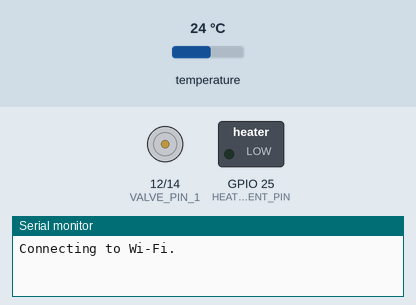
Bench run of a sketch on a simulated ESP8266 (NodeMCU). Parts: motor-driver pin pairs drawn as motors (green arrow = first pin HIGH = forward, orange = second pin HIGH = backward, longer = more drive), switched loads named in the sketch (green lamp = pin HIGH), the last lines printed to the serial monitor. The test bench sets the inputs (shaded band); at power-on: temperature 24 °C. WiFi joins after 1.5 s; servers stay silent unless stated; the Firebase database answers and starts empty.

Above: at 0.1 s.
At 2.4 s:
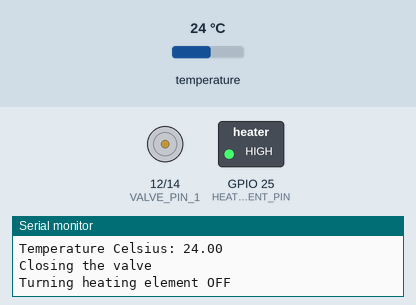
Timing chart, 0 to 3.9 s (numbered marks = the images above):
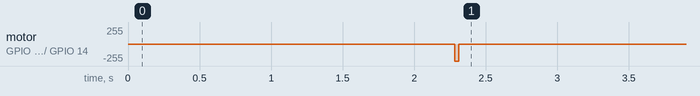

The sketch:

Database_Temp_ValveState_HeatElemState.ino
```cpp
// Facilitate Wifi connection
#include <Arduino.h>
#if defined(ESP32)
  #include <WiFi.h>
#elif defined(ESP8266)
  #include <ESP8266WiFi.h>
#endif

// Facilitate Firebase connection
#include <Firebase_ESP_Client.h>

// Facilitate token generation process info
#include "addons/TokenHelper.h"
// Facilitate RTDB payload printing info and other helper functions
#include "addons/RTDBHelper.h"

// Facilitate temperature measurements
#include <OneWire.h>
#include <DallasTemperature.h>

// Network credentials
#define WIFI_SSID "TMNL-AEF681"
#define WIFI_PASSWORD "YJQPMV7P3CM7MRXG"

// Firebase API Key
#define API_KEY "AIzaSyCpS6UvXWv6vPGAOWM52QCTT9EHnI8pMMo"

// RTDB URL
#define DATABASE_URL "https://engineer-design-default-rtdb.europe-west1.firebasedatabase.app/"

// Data wire of temperature sensor is connected to GPIO 4
#define ONE_WIRE_BUS 4

// Control pins of the H-bridge to the valve
#define VALVE_PIN_1 12
#define VALVE_PIN_2 14

// Control pin of the relais for the heating element
#define HEATING_ELEMENT_PIN 25

// Firebase Data object
FirebaseData fbdo;

// Required to sign up to the database
FirebaseAuth auth;
FirebaseConfig config;

// Setup a oneWire instance to communicate with any OneWire devices
OneWire oneWire(ONE_WIRE_BUS);

// Pass oneWire reference to Dallas Temperature sensor
DallasTemperature sensors(&oneWire);

// Timestamp of previous data interfacing moment
unsigned long sendDataPrevMillis = 0;

// Sign up status
bool signupOK = false;

// User
String user = "user1";

// Data variables
float temperatureC = -128.00;

// State variables
boolean dbValveState = false;
boolean phyValveState = false;

boolean dbHeatingElementState = false;
boolean phyHeatingElementState = false;


float readDSTemperatureC() {
  // Issue a global temperature request to all devices on the bus
  sensors.requestTemperatures();
  float tempC = sensors.getTempCByIndex(0);

  if(tempC == -127.00) {
    Serial.println("Failed to read from DS18B20 sensor");
  } else {
    Serial.print("Temperature Celsius: ");
    Serial.println(tempC);
  }
  return tempC;
}

int switchValveON() {
  Serial.println("Opening the valve");

  digitalWrite(VALVE_PIN_1, HIGH);
  digitalWrite(VALVE_PIN_2, LOW);

  // Predefined pulse width from datasheet
  delay(30);

  digitalWrite(VALVE_PIN_1, LOW);
  digitalWrite(VALVE_PIN_2, LOW);

  return 1;
}

int switchValveOFF() {
  Serial.println("Closing the valve");

  digitalWrite(VALVE_PIN_1, LOW);
  digitalWrite(VALVE_PIN_2, HIGH);

  // Predefined pulse width from datasheet
  delay(30);

  digitalWrite(VALVE_PIN_1, LOW);
  digitalWrite(VALVE_PIN_2, LOW);

  return 1;
}

int switchHeatingElementON() {
  Serial.println("Turning heating element ON");

  digitalWrite(HEATING_ELEMENT_PIN, HIGH);

  return 1;
}

int switchHeatingElementOFF() {
  Serial.println("Turning heating element OFF");

  digitalWrite(HEATING_ELEMENT_PIN, HIGH);

  return 1;
}

void setup() {
  // Start the serial and WiFi connection
  Serial.begin(115200);
  WiFi.begin(WIFI_SSID, WIFI_PASSWORD);
  Serial.print("Connecting to Wi-Fi");
  while (WiFi.status() != WL_CONNECTED) {
    Serial.print(".");
    delay(300);
  }
  Serial.println();
  Serial.print("Connected with IP: ");
  Serial.println(WiFi.localIP());
  Serial.println();

  // Assign the api key
  config.api_key = API_KEY;

  // Assign the RTDB URL
  config.database_url = DATABASE_URL;

  // Sign up as an anonymous user
  // user1@gmail.com password1
  if (Firebase.signUp(&config, &auth, "", "")){
    Serial.println("Signed up succesfully");
    signupOK = true;
  }
  else {
    Serial.printf("%s\n", config.signer.signupError.message.c_str());
  }

  // Assign the callback function for the long running token generation task, see addons/TokenHelper.h
  config.token_status_callback = tokenStatusCallback;

  Firebase.begin(&config, &auth);
  Firebase.reconnectWiFi(true);

  // Start up the DS18B20 (i.e. temperature sensor) library
  sensors.begin();
  temperatureC = readDSTemperatureC();

  // Configure the valve H-bridge pins
  pinMode(VALVE_PIN_1, OUTPUT);
  pinMode(VALVE_PIN_2, OUTPUT);

  // Configure the heating element relais pin
  pinMode(HEATING_ELEMENT_PIN, OUTPUT);

  // Switch initialized pins to LOW to keep them from being floating
  digitalWrite(VALVE_PIN_1, LOW);
  digitalWrite(VALVE_PIN_2, LOW);
  digitalWrite(HEATING_ELEMENT_PIN, LOW);

  // Make sure to initiliaze the system in the OFF state (valve close, heating element off)
  switchValveOFF();
  switchHeatingElementOFF();

}

void loop() {

  // Slow down microcontroller
  if (millis() - sendDataPrevMillis > 5000 || sendDataPrevMillis == 0) {

    // Update timestamp of previous data interfacing moment
    sendDataPrevMillis = millis();

    // Perform measurements
    temperatureC = readDSTemperatureC();

    // Check whether the the database is available and the device succesfully signed up
    if (Firebase.ready() && signupOK) {

      // Update database
      Serial.println("Attempting to upload");

      // Write the temperature measurement (float) on the database path user/temperatureC
      if (Firebase.RTDB.setFloat(&fbdo, user + "/temperatureC", temperatureC)){
        Serial.println("PASSED");
        Serial.println("PATH: " + fbdo.dataPath());
        Serial.println("TYPE: " + fbdo.dataType());
      }
      else {
        Serial.println("FAILED");
        Serial.println("REASON: " + fbdo.errorReason());
      }

      // Update local variables from database
      Serial.println("Attempting to download");

      // Read the valve state (boolean) on the database path user/valveState
      if (Firebase.RTDB.getBool(&fbdo, user + "/valveState")){
        if (fbdo.dataType() == "bool") {
          dbValveState = fbdo.boolData();
          Serial.print("dbValveState: ");
          Serial.println(dbValveState);
          Serial.println("PASSED");
          Serial.println("PATH: " + fbdo.dataPath());
          Serial.println("TYPE: " + fbdo.dataType());
        }
      }
      else {
        Serial.println("FAILED");
        Serial.println("REASON: " + fbdo.errorReason());
      }

      // Read the heating element state (boolean) on the database path user/heatingElementState
      if (Firebase.RTDB.getBool(&fbdo, user + "/heatingElementState")){
        if (fbdo.dataType() == "bool") {
          dbHeatingElementState = fbdo.boolData();
          Serial.print("dbHeatingElementState: ");
          Serial.println(dbHeatingElementState);
          Serial.println("PASSED");
          Serial.println("PATH: " + fbdo.dataPath());
          Serial.println("TYPE: " + fbdo.dataType());
        }
      }
      else {
        Serial.println("FAILED");
        Serial.println("REASON: " + fbdo.errorReason());
      }

    }

    // Change the state of the device

    // Heating element
    if (phyHeatingElementState == false && dbHeatingElementState == true) {
      if(switchHeatingElementON()) {
        Serial.println("Succesfully switched heating element ON");
      }
    }
    else if (phyHeatingElementState == true && dbHeatingElementState == false) {
      if(switchHeatingElementOFF()) {
        Serial.println("Succesfully switched heating element OFF");
      }
    }

    // Valve
    if (phyValveState == false && dbValveState == true) {
      if(switchValveON()) {
        Serial.println("Succesfully opened the valve");
      }
    }
    else if (phyHeatingElementState == true && dbHeatingElementState == false) {
      if(switchHeatingElementOFF()) {
        Serial.println("Succesfully close the valve");
      }
    }

  }
}
```
